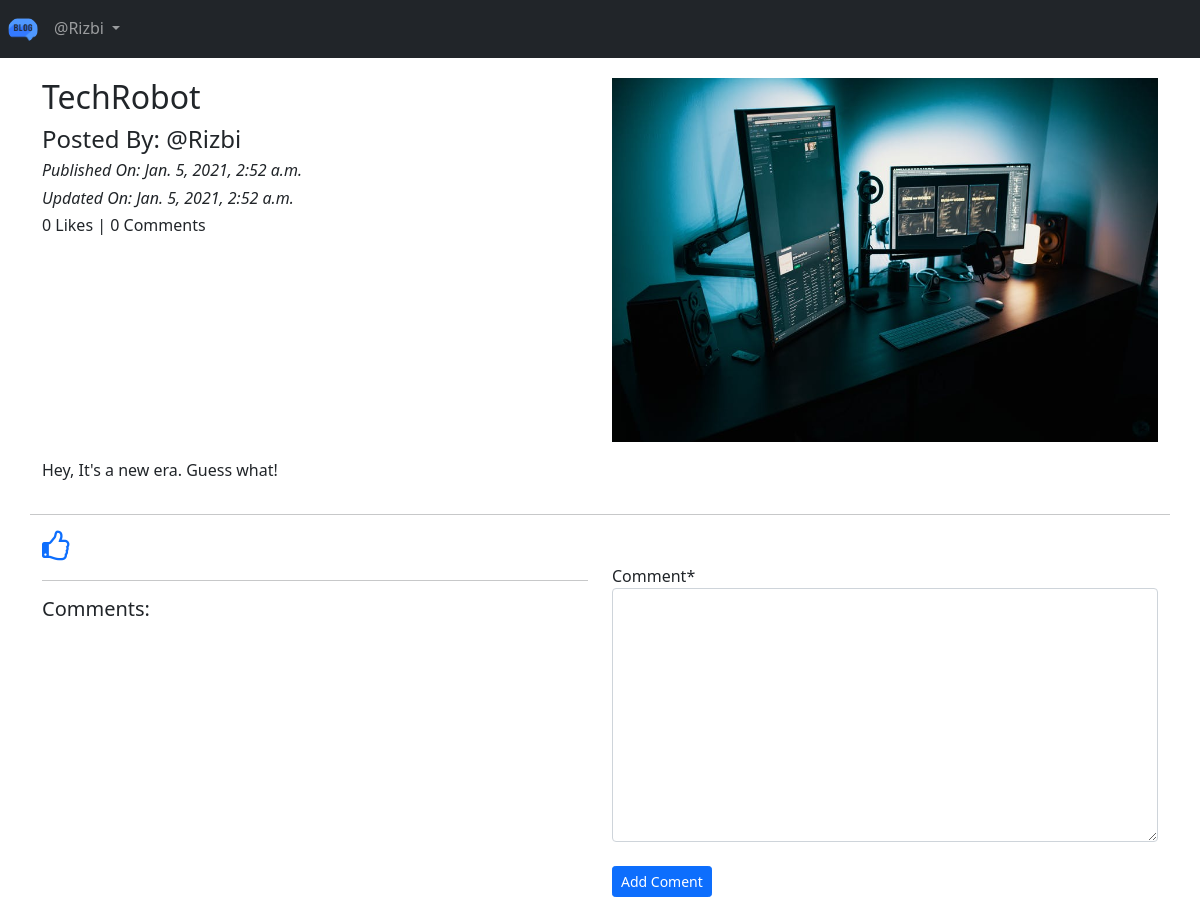
The app's page /blog/details/TechRobot1f41e40b-6aa2-40ae-9823-6dbde5270200 (signed in), older data.
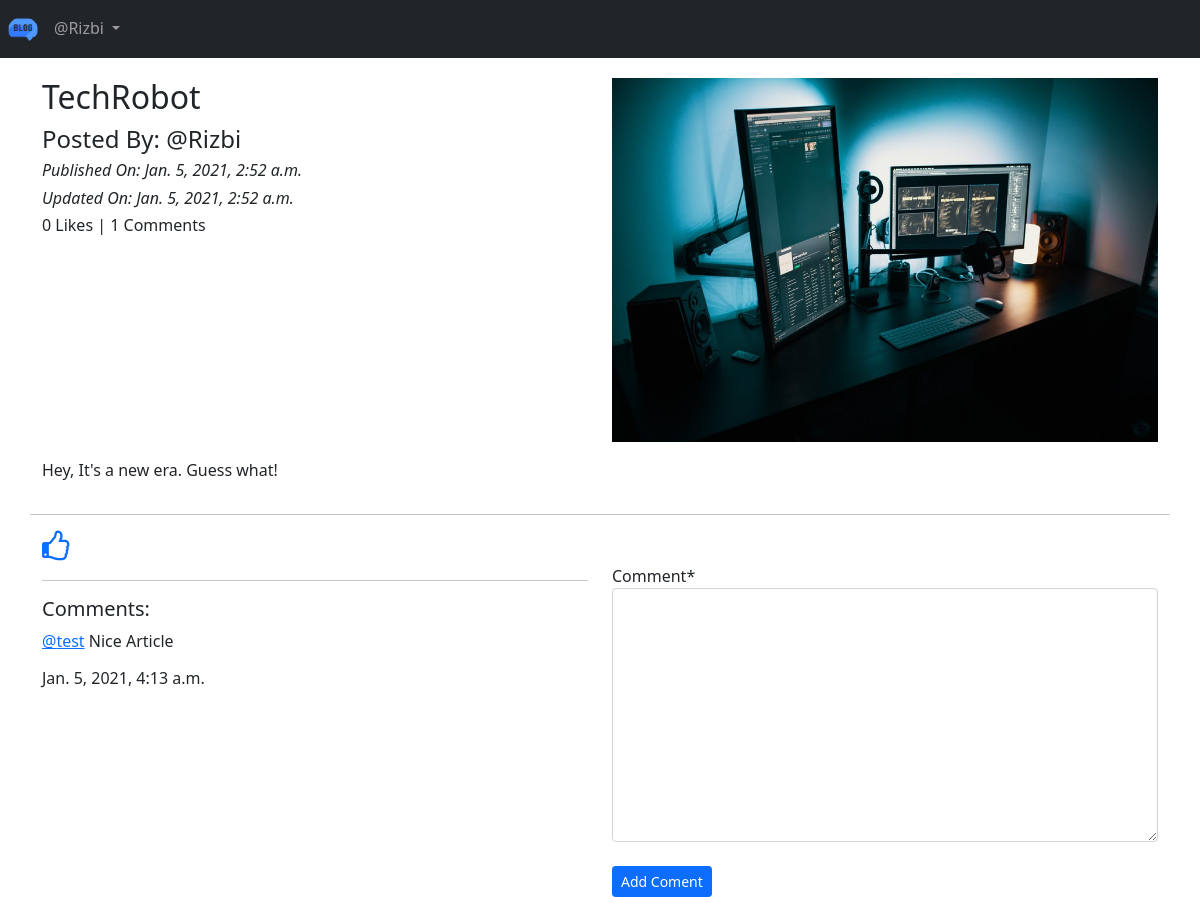
The same page, newer data.
### App_Blog/models.py (models this page shows, shortened)
class Blog(models.Model):
    author = models.ForeignKey(User, on_delete = models.CASCADE, related_name = 'post_author')
    blog_title = models.CharField(max_length = 264, verbose_name = "Put a Title")
    slug = models.SlugField(max_length = 264, unique=True)
    blog_content = models.TextField(verbose_name="What is on your mind?")
    blog_image = models.ImageField(upload_to='blog_images', verbose_name = "Image")
    publish_date = models.DateTimeField(auto_now_add=True)
    update_date = models.DateTimeField(auto_now=True)
    class Meta:
        ordering = ['-publish_date']

class Comment(models.Model):
    blog = models.ForeignKey(Blog, on_delete=models.CASCADE, related_name = 'blog_comment')
    user = models.ForeignKey(User, on_delete=models.CASCADE, related_name ='user_comment')
    comment = models.TextField()
    comment_date = models.DateTimeField(auto_now_add=True)
    class Meta:
        ordering = ['-comment_date']

### App_Blog/views.py (the view, shortened to what this page needs)
# urls.py: path('details/<slug:slug>', views.blog_details, name='blog_details'),
@login_required
def blog_details(request, slug):
    blog = Blog.objects.get(slug=slug)
    comment_form = CommentForm()
    already_liked = Likes.objects.filter(blog=blog, user = request.user)
    if already_liked:
        liked = True
    else:
        liked = False
    return render(request, 'App_Blog/blog_details.html', context ={'blog':blog, 'comment_form':comment_form,'liked':liked})

### App_Blog/forms.py
class CommentForm(forms.ModelForm):
    class Meta:
        model = Comment
        fields = ('comment',)

### templates/App_Blog/blog_details.html (shortened to what this page needs)
{% extends 'base.html' %}
{% load crispy_forms_tags %}
{% block body_block %}
<div class="row">
  <div class="col-sm-6">
    <h2>{{blog.blog_title}}</h2>
    <h4>Posted By: @{{blog.author}}</h4>
    <i>
      <h6>Published On: {{blog.publish_date}}</h6>
    </i>
    <i>
      <h6>Updated On: {{blog.update_date}}</h6>
    </i>
    <h6>{{blog.liked_blog.count}} Likes | {{blog.blog_comment.count}} Comments
  </div>
  <div class="col-sm-6">
    <img src='/media/{{blog.blog_image}}' width="100%">
  </div>
  <p>{{blog.blog_content|linebreaks}}</p>
  <hr>
</div>
{% if not liked %}
<a href="{% url 'App_Blog:liked_post' pk=blog.pk%}">
  <i class="fa fa-thumbs-o-up fa-2x" aria-hidden="true"></i>
</a>
{% else %}
<a href="{% url 'App_Blog:unliked_post' pk=blog.pk%}">
  <i class="fa fa-thumbs-o-down fa-2x" aria-hidden="true"></i>
</a>
{% endif %}
<div class="row">
  <div class="col-sm-6">
    <hr>
    <h5>Comments: </h5>
    {% for comment in blog.blog_comment.all %}
      <p><a href="#">@{{comment.user}}</a> {{comment.comment}}<br><h6>{{comment.comment_date}}</h6></p>
    {% endfor %}
  </div>
  <div class="col-sm-6">
    <form method="POST">
      {{comment_form|crispy}}
      <br>
      <button type="submit" class="btn btn-primary btn-sm">Add Coment</button>
    </form>
  </div>
</div>
{% endblock%}

Row changes from the older to the newer data that the page shows:
computed for Blog "TechRobot": blog_comment.count "0" → "1"
added Comment: user "test", comment "Nice Article", comment_date "Jan. 5, 2021, 4:13 a.m."
